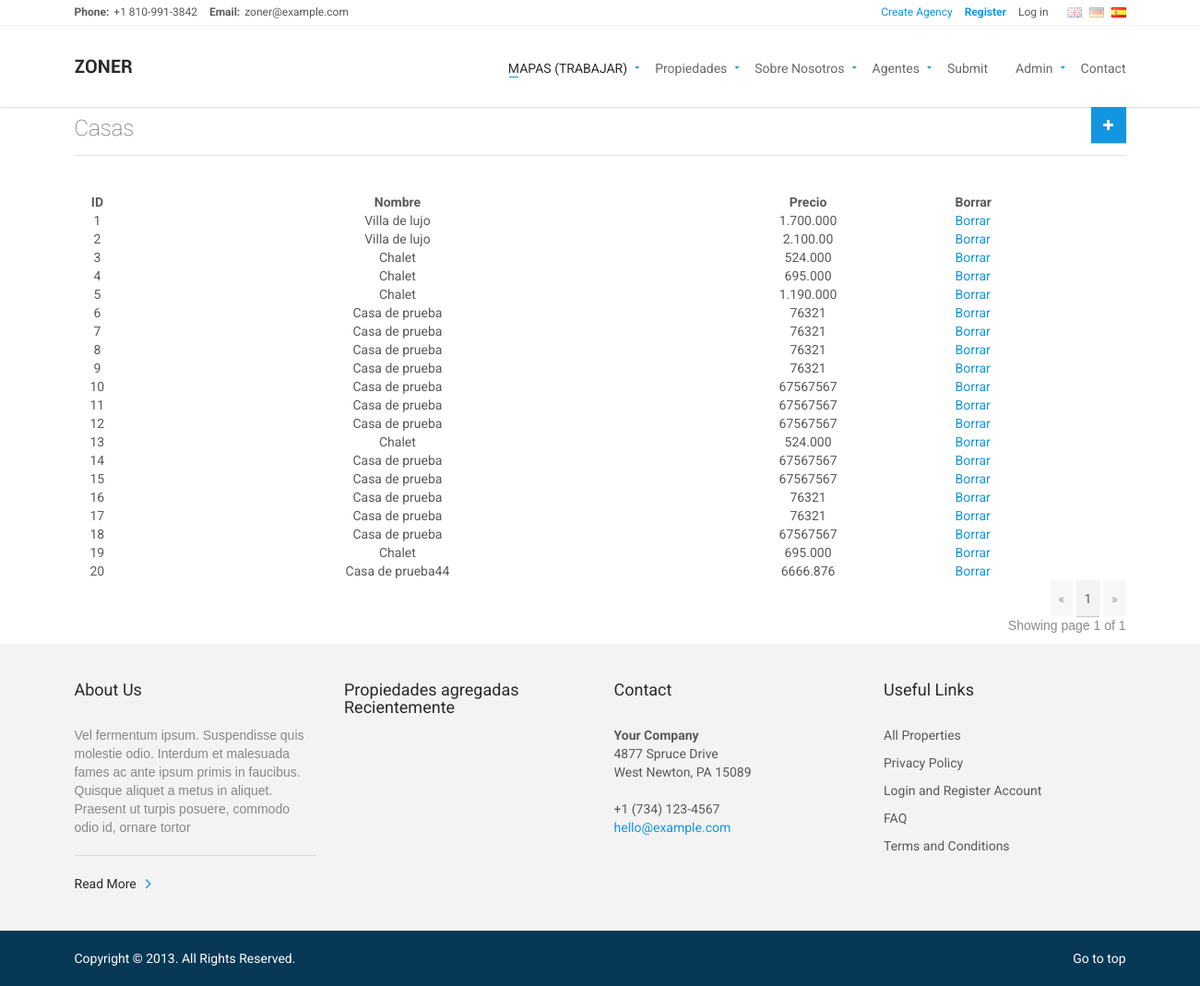
The app's page /modificar (signed in) with its own data.
### app.py (models this page shows)
class Casas(db.Model):
    __tablename__ = "Casas"
    id = db.Column(db.Integer, primary_key=True)
    Casa = db.Column(db.String(200))
    Vendedor = db.Column(db.String(200))
    Area = db.Column(db.String(200))
    Dormitorio = db.Column(db.String(200))
    Banios = db.Column(db.String(200))
    Precio = db.Column(db.String(200))
    Estado = db.Column(db.String(200))
    Tipo = db.Column(db.String(200))
    DescripcionR = db.Column(db.String(200))
    DescripcionC = db.Column(db.String(500))
    Ubicacion = db.Column(db.String(200))
    Imagen = db.Column(db.String(200))

### app.py (the view)
@app.route("/modificar", methods=["GET", "POST"])
def modificar():
    if "loggedin" in sess:
        if request.method == "GET":
            page = request.args.get('page', 1, type=int)
            casa = db.session.query(Casas).paginate(page=page, per_page=20)
            return render_template("/modificar.html", lista=casa, casa=casa)
        if request.method == "POST":
            page = request.args.get('page', 1, type=int)
            casa = Casas.query.paginate(page=page, per_page=4)
            return render_template("/modificar.html", lista=casa, casa=casa)
    return redirect(url_for('login'))

### templates/modificar.html
{% extends 'base.html' %}
{% block main %}
<div class="container">
<h2>Casas</h2>
    <div class="row">
        <table width="100%">
            <tr><th style="text-align:center">ID</th><th style="text-align:center">Nombre</th><th style="text-align:center">Precio</th><th>Borrar</th></tr>
        {% for i in casa.items %}
     <div class="form-group">
  <tr>   <td align="center">{{ i.id }}</td> <td align="center">{{ i.Casa }}</td> <td align="center">{{ i.Precio }}</td>  <td>  <a href="/eliminar/{{i.id}}">Borrar</a></td></tr>
    </div>     {% endfor %}</table>
        <div class="col-lg-12">
<div class="text-right" >
    <a href="{{ url_for('modificar', page=casa.prev_num) }}"
       class="btn btn-outline-dark
       {% if casa.page == 1 %}disabled{% endif %}">
        &laquo;
    </a>
    {% for page_num in casa.iter_pages(left_edge=1, right_edge=1, left_current=1, right_current=2) %}
{% if page_num %}
            {% if casa.page == page_num %}
            <a href="{{ url_for('modificar', page=page_num) }}"
               class="btn btn-dark">
                {{ page_num }}
            </a>
            {% else %}
            <a href="{{ url_for('modificar', page=page_num) }}"
               class="btn btn-outline-dark">
                {{ page_num }}
            </a>
            {% endif %}
        {% else %}
            ...
        {% endif %}
    {% endfor %}
    <a href="{{ url_for('modificar', page=casa.next_num) }}"
       class="btn btn-outline-dark
       {% if casa.page == casa.pages %}disabled{% endif %}">
        &raquo;
    </a>
</div>
  <div>
<p class="text-right mt-3">
   Showing page {{ casa.page }} of {{ casa.pages }}
</p>
  </div>
  </div>
 </div>
</div>
{% endblock %}

### records on screen
Casas: id "1", Casa "Villa de lujo", Precio "1.700.000"
Casas: id "2", Casa "Villa de lujo", Precio "2.100.00"
Casas: id "3", Casa "Chalet", Precio "524.000"
Casas: id "4", Casa "Chalet", Precio "695.000"
Casas: id "5", Casa "Chalet", Precio "1.190.000"
Casas: id "6", Casa "Casa de prueba", Precio "76321"
Casas: id "7", Casa "Casa de prueba", Precio "76321"
Casas: id "8", Casa "Casa de prueba", Precio "76321"
Casas: id "9", Casa "Casa de prueba", Precio "76321"
Casas: id "10", Casa "Casa de prueba", Precio "67567567"
Casas: id "11", Casa "Casa de prueba", Precio "67567567"
Casas: id "12", Casa "Casa de prueba", Precio "67567567"
Casas: id "13", Casa "Chalet", Precio "524.000"
Casas: id "14", Casa "Casa de prueba", Precio "67567567"
Casas: id "15", Casa "Casa de prueba", Precio "67567567"
Casas: id "16", Casa "Casa de prueba", Precio "76321"
Casas: id "17", Casa "Casa de prueba", Precio "76321"
Casas: id "18", Casa "Casa de prueba", Precio "67567567"
Casas: id "19", Casa "Chalet", Precio "695.000"
Casas: id "20", Casa "Casa de prueba44", Precio "6666.876"

### other values on screen
{{ page_num }} "1"
{{ casa.page }} "1"
{{ casa.pages }} "1"
